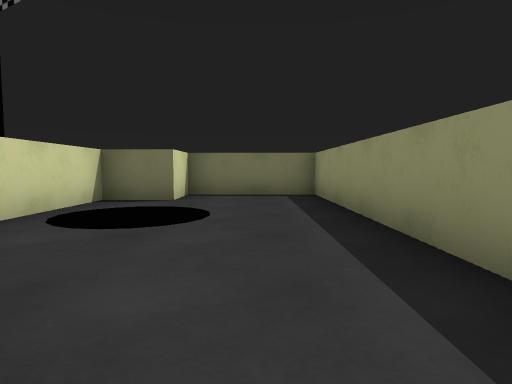
view 1 (above)

24 first-person views from a walk through a Unity game level. The camera is 0.62 m above the floor, tilts 4° down and sees 75° across. The floor is counted in squares, 1 m on a side. Each view is taken from the middle of a square. On the plan, view 1 faces up. The plan holds only what a view shows up to about 10 squares ahead; the rest is blank. The player character is not drawn.

view 2
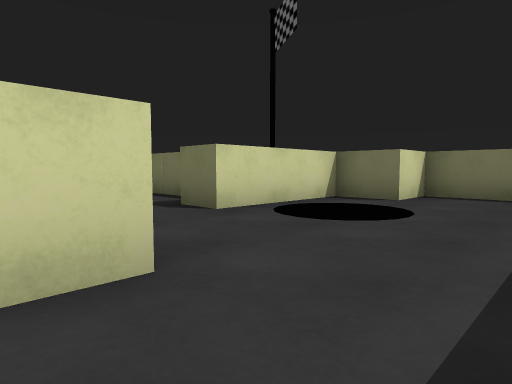

view 3
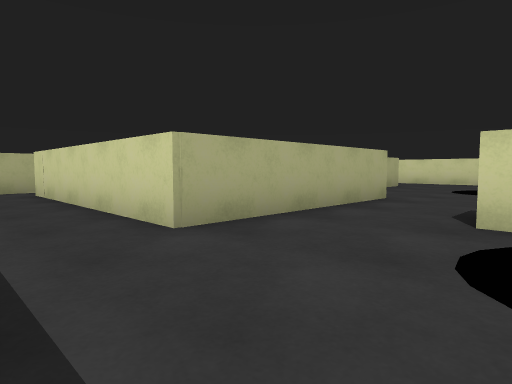

view 4
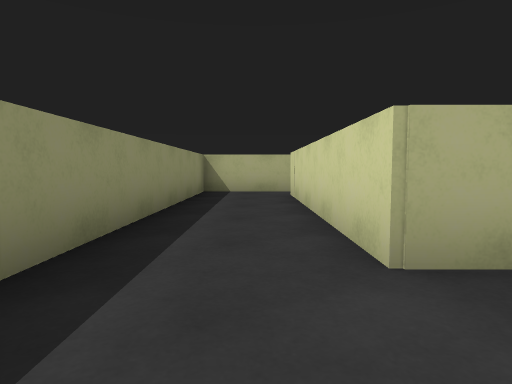

view 5
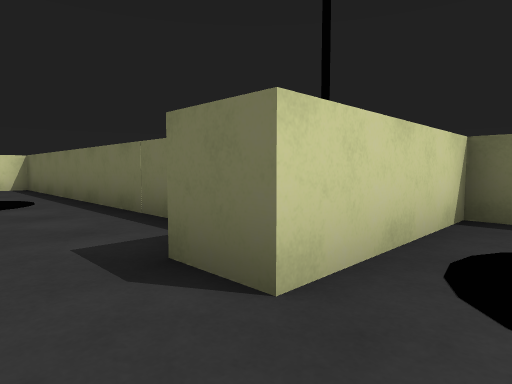

view 6
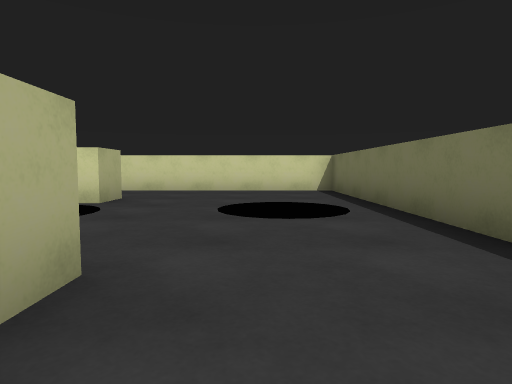

view 7
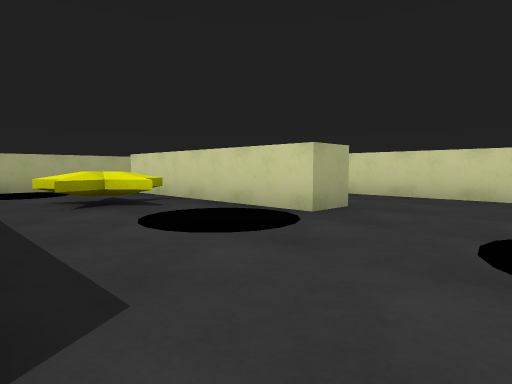

view 8
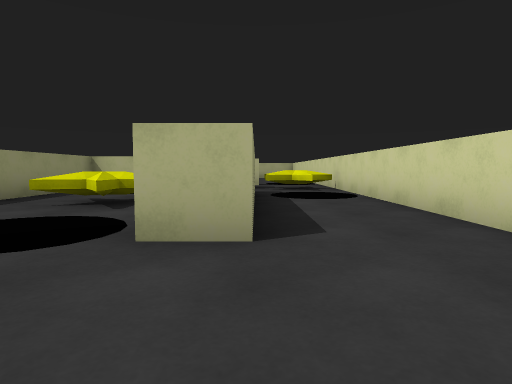

view 9
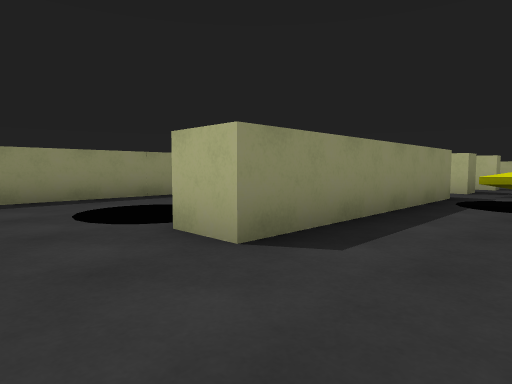

view 10
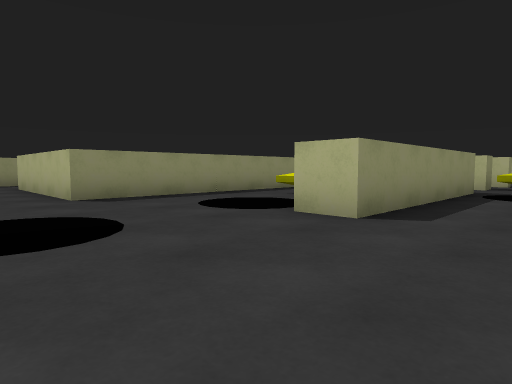

view 11
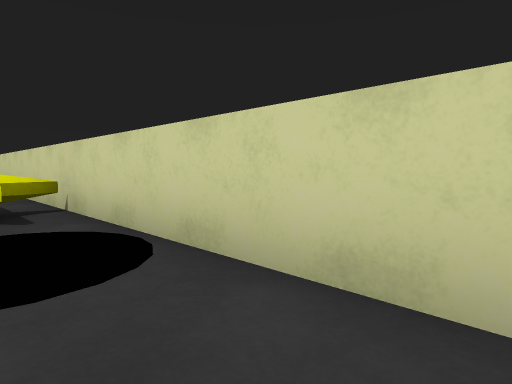

view 12
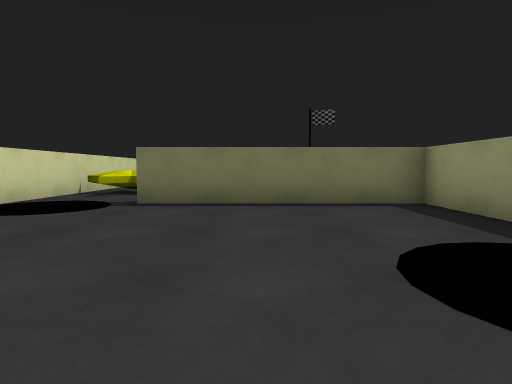

view 13
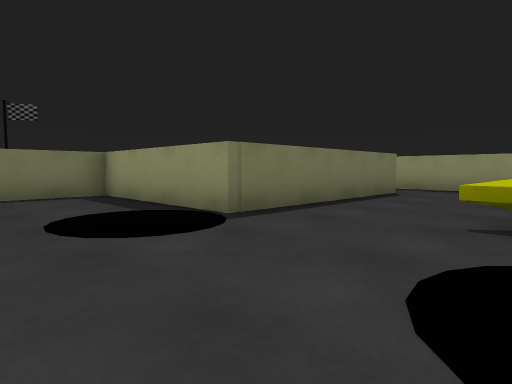

view 14
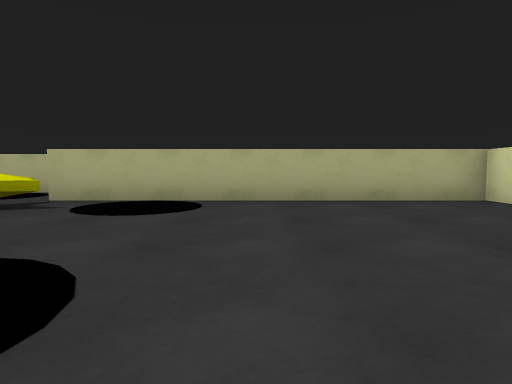

view 15
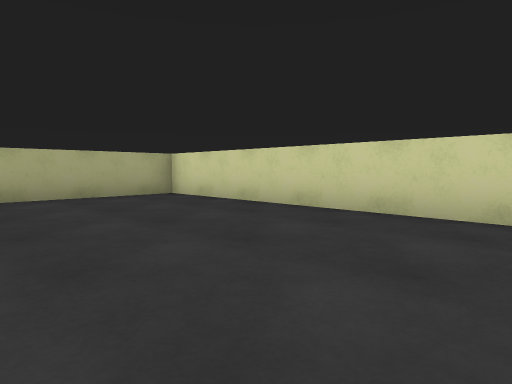

view 16
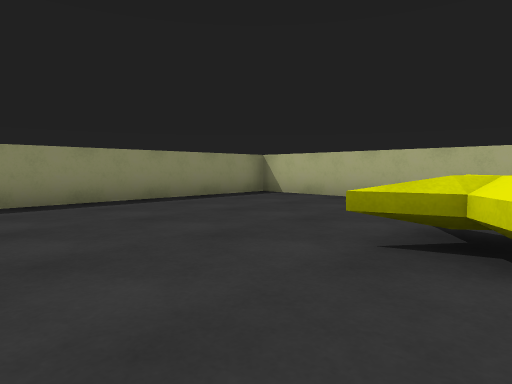

view 17
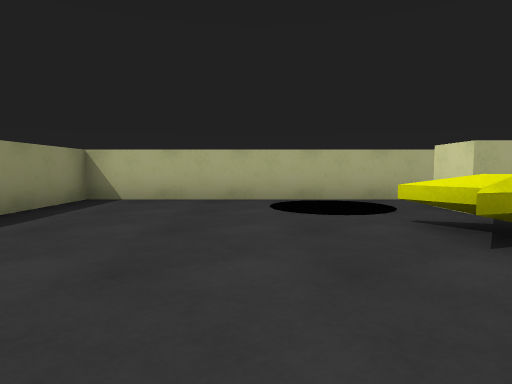

view 18
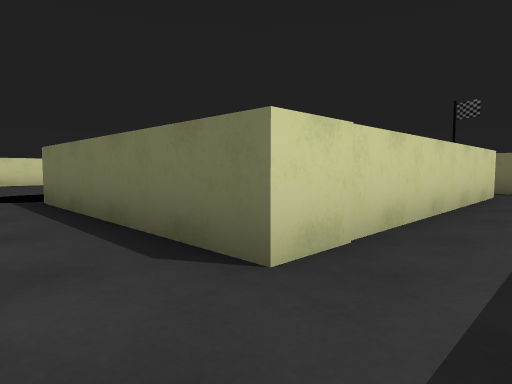

view 19
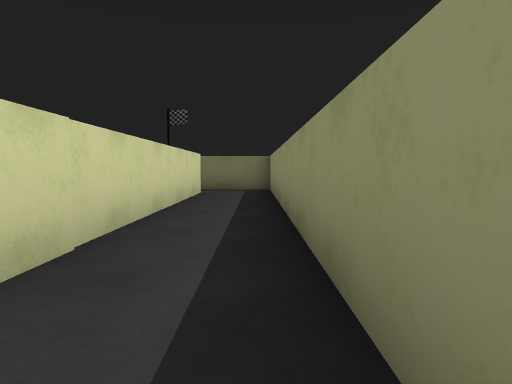

view 20
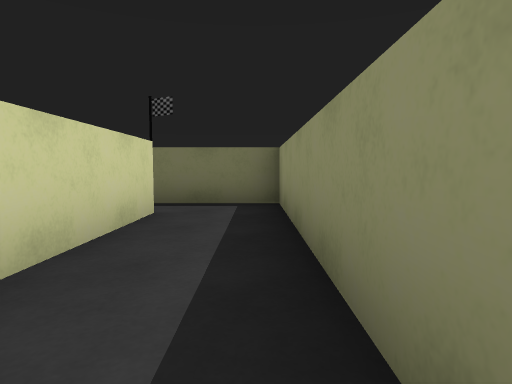

view 21
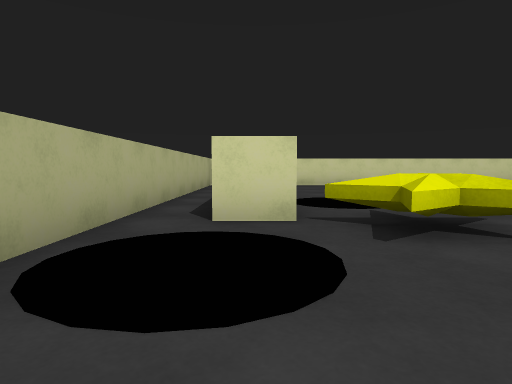

view 22
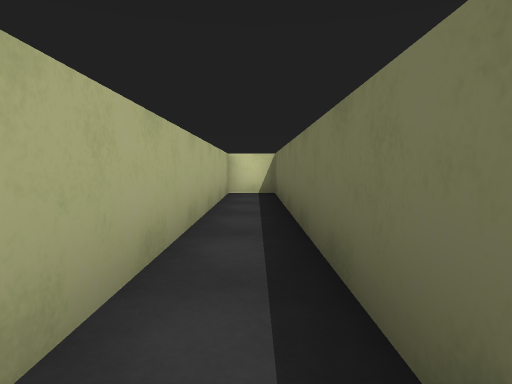

view 23
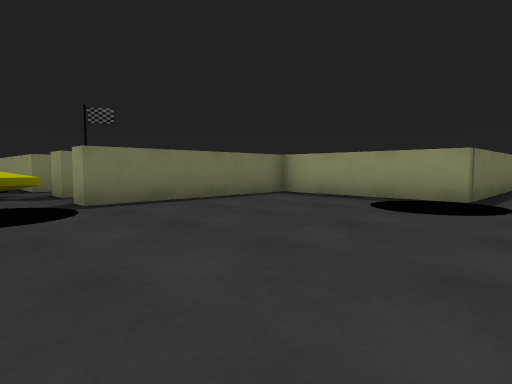

view 24
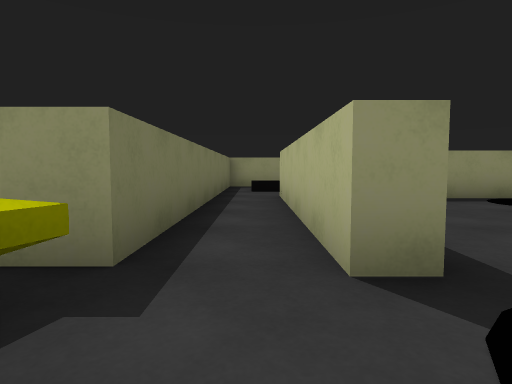

### Floor plan
Ten units are one square. View 1 is at (0, 0); x grows to the right and y downward. Boxes are objects, and circles mark ways between rooms. Rooms are numbered by the first view taken in them; rooms with no view inside come last. Other rooms are left out.
<svg viewBox="-140 -90 159 322">
<path fill="none" stroke="#000" d="M-25 -10 -8 -10 -8 50M-30 -66 -30 -32M-11 60 14 60 14 -80 -15 -80M-105 67 -110 67 -110 8 -100 8 -100 68M-60 81 -60 -10 -25 -10M-56 91 -110 91 -110 83 -72 83M-55 -42 -135 -42 -135 115M-110 111 -110 105 -55 105M-30 -32 -41 -32M-55 215 -135 215 -135 227 14 227 14 70 -9 70M-135 115 -135 205 -49 205 -49 216M-4 82 -4 155 -60 155 -60 111 -110 111"/>
<rect x="-35" y="-85" width="20" height="20" fill="#bbb"><title>other object</title></rect>
<rect x="-25" y="-55" width="20" height="20" fill="#bbb"><title>other object</title></rect>
<rect x="-135" y="105" width="20" height="20" fill="#bbb"><title>other object</title></rect>
<rect x="-135" y="75" width="10" height="10" fill="#bbb"><title>star</title></rect>
<rect x="-135" y="45" width="20" height="20" fill="#bbb"><title>other object</title></rect>
<rect x="-105" y="-35" width="20" height="20" fill="#bbb"><title>other object</title></rect>
<rect x="-95" y="35" width="10" height="10" fill="#bbb"><title>star</title></rect>
<rect x="-95" y="5" width="20" height="20" fill="#bbb"><title>other object</title></rect>
<rect x="-85" y="65" width="20" height="20" fill="#bbb"><title>other object</title></rect>
<rect x="-85" y="185" width="20" height="20" fill="#bbb"><title>other object</title></rect>
<rect x="-85" y="145" width="20" height="20" fill="#bbb"><title>other object</title></rect>
<rect x="-55" y="185" width="10" height="10" fill="#bbb"><title>star</title></rect>
<rect x="-45" y="205" width="20" height="20" fill="#bbb"><title>other object</title></rect>
<circle cx="-30" cy="-20" r="3" fill="#2a7"/>
<circle cx="-125" cy="110" r="3" fill="#2a7"/>
<text x="0" y="-20">1</text>
<text x="-90" y="30">2</text>
<text x="-60" y="170">3</text>
</svg>
Room 1 opens to room 2. Room 2 opens to room 3.

Where each view was taken, in squares from view 1:
view 1: 0 up, 0 right, facing up
view 2: 0 up, 1 right, facing up-left
view 3: 4 up, 1 right, facing down-left
view 4: 3 up, 0 right, facing down
view 5: 2 up, 2 left, facing up-left
view 6: 2 up, 4 left, facing left
view 7: 2 up, 6 left, facing down-left
view 8: 2 up, 11 left, facing down
view 9: 1 up, 13 left, facing down-right
view 10: 3 up, 13 left, facing down-right
view 11: 3 down, 12 left, facing down-left
view 12: 17 down, 9 left, facing up
view 13: 19 down, 9 left, facing up-right
view 14: 14 down, 9 left, facing down
view 15: 13 down, 9 left, facing down-left
view 16: 16 down, 5 left, facing down-right
view 17: 16 down, 2 left, facing down
view 18: 17 down, 1 right, facing up-left
view 19: 17 down, 1 right, facing up
view 20: 13 down, 1 right, facing up
view 21: 21 down, 1 left, facing left
view 22: 22 down, 5 left, facing left
view 23: 17 down, 13 left, facing up-right
view 24: 10 down, 13 left, facing right
